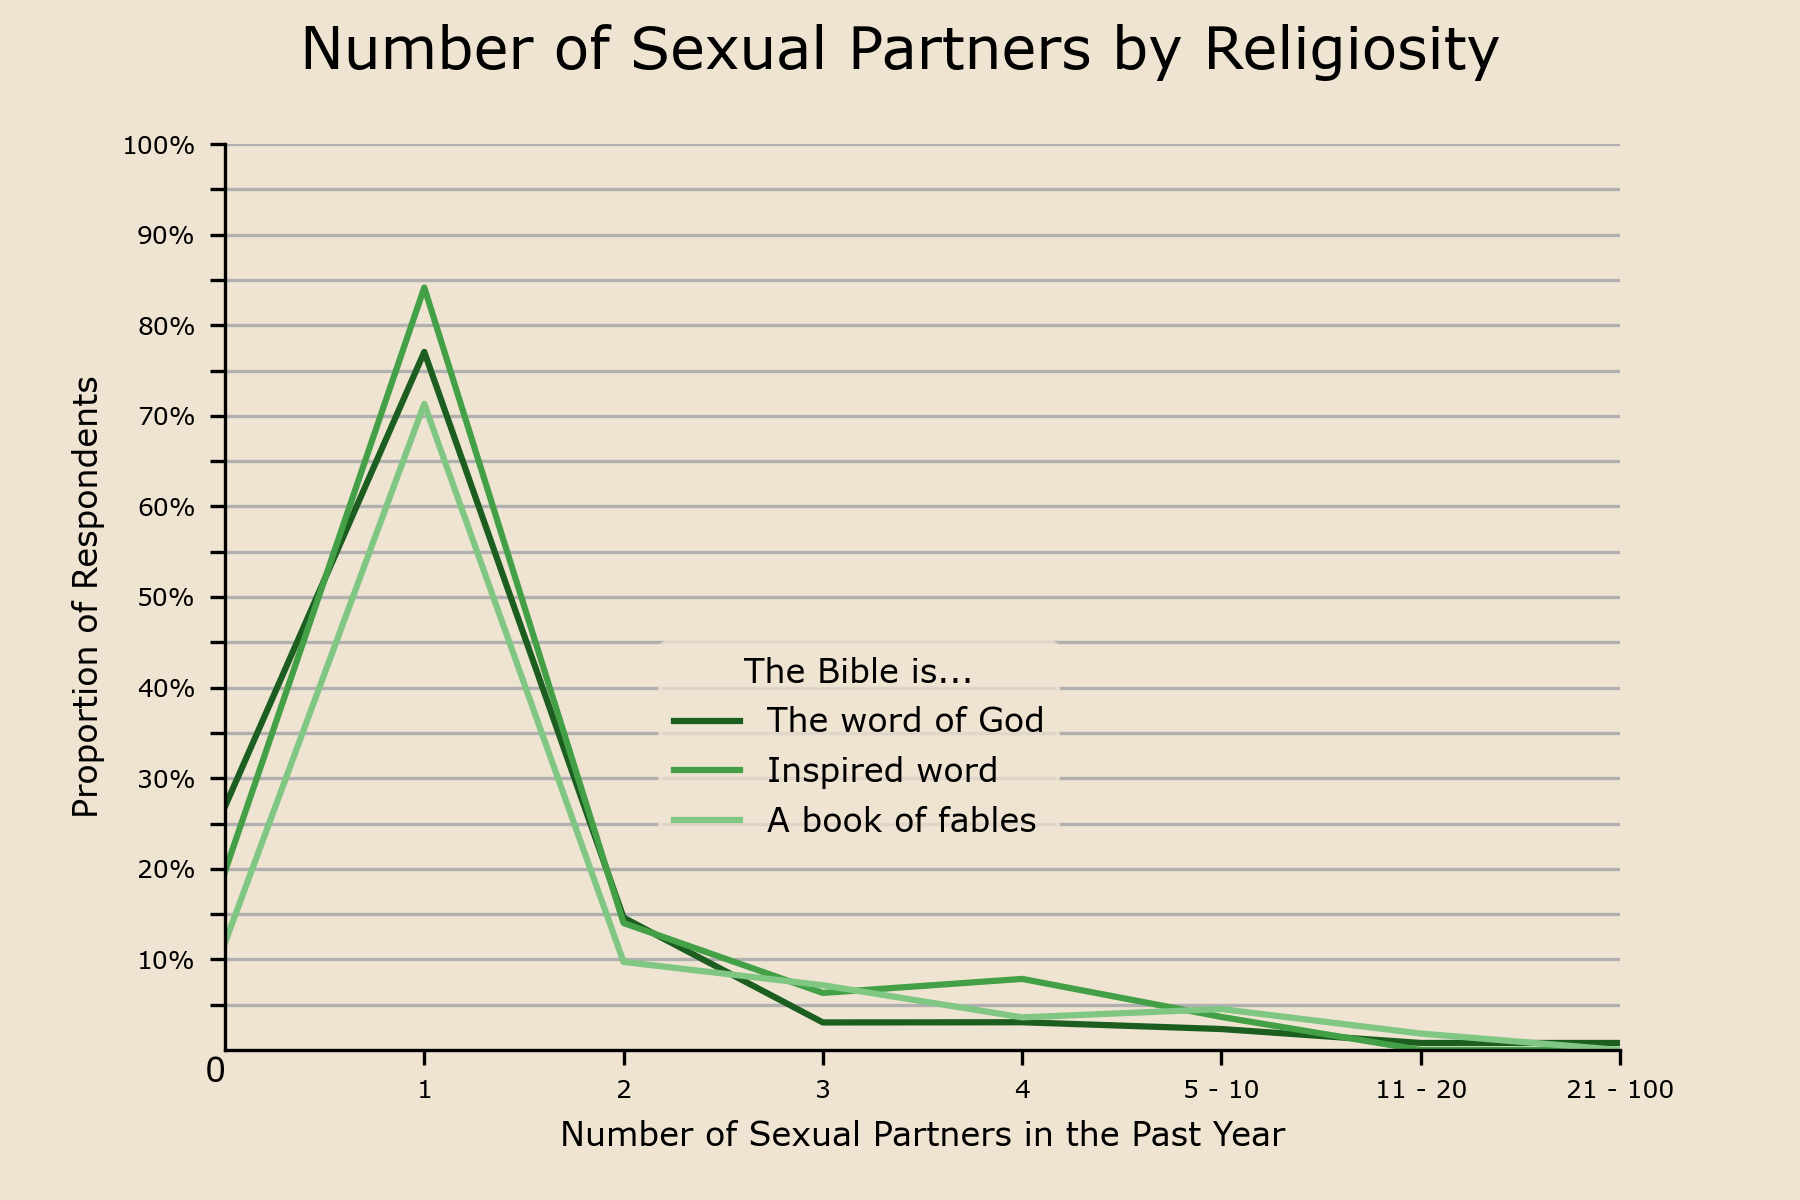

Source code (Python):
import os
import pandas as pd
import matplotlib as mpl
import matplotlib.pyplot as plt
import numpy as np

os.chdir("D:\\School\\Spring 2023\\Data Vis\\Redesign Wilkinson")

bibledtype = pd.api.types.CategoricalDtype(categories=[
    '(1) WORD OF GOD',
    '(2) INSPIRED WORD',
    '(3) BOOK OF FABLES',
    '(4) OTHER'], ordered=True)
partnersdtype = pd.api.types.CategoricalDtype(categories=['0', '1', '2', '3', '4', '5-10', '11-20', '21-100'], ordered=True)
data = pd.read_csv("sexbiblecounts.csv")
data["bible"] = data["bible"].astype(bibledtype)
data["partners"] = data["partners"].astype(partnersdtype)

del(bibledtype, partnersdtype)

piv = data.pivot("partners","bible","count")
piv = piv.drop("(4) OTHER",
               axis=1)

for j in range(len(piv.columns)):
    for i in (range(len(piv))):
        piv.iloc[i,j] = 100 * piv.iloc[i,j] / np.nansum(piv.iloc[:,j])

piv = piv.fillna(0)
piv.index = [0,1,2,3,4,5,6,7]
piv["partners"] = ["0","1","2","3","4","5-10","11-20","21-100"]
#%%
font = {'family': 'Verdana',
        'weight': 'normal',
        'size': 8}
mpl.rc('font', **font)

plt.figure(facecolor="#EFE4D2")
plt.axes().set_facecolor("#EFE4D2")
plt.plot(piv["partners"],
         piv["(1) WORD OF GOD"],
         color="#1B5E20")
plt.plot(piv["partners"],
         piv["(2) INSPIRED WORD"],
         color="#43A047")
plt.plot(piv["partners"],
         piv["(3) BOOK OF FABLES"],
         color="#81C784")
plt.legend(piv,
           title="The Bible is...",
           labels=("The word of God", "Inspired word", "A book of fables"),
           bbox_to_anchor=(0.3, 0.2,0.0,0.0),
           framealpha=0.75,
           facecolor="#EFE4D2",
           edgecolor="#EFE4D2")
plt.yticks([10,20,30,40,50,60,70,80,90])
plt.margins(x=0)
plt.ylim(0,100)
plt.yticks([5,10,15,20,25,30,35,40,45,50,55,60,65,70,75,80,85,90,95,100],
           ["","10%","","20%","","30%","","40%","","50%","","60%","","70%","","80%","","90%","","100%"],
           fontsize=6)
plt.xticks(["1","2","3","4","5-10","11-20","21-100"],
           ["1","2","3","4","5 - 10","11 - 20","21 - 100"],
           fontsize=6)
plt.text(-0.1,-3.5,"0")
plt.xlabel("Number of Sexual Partners in the Past Year")
plt.ylabel("Proportion of Respondents")
plt.grid(axis="y")

plt.suptitle("Number of Sexual Partners by Religiosity",
             fontsize=14)

ax = plt.subplot(111)
ax.spines[['right', 'top']].set_visible(False)


plt.savefig("Wilkinson Redesign.png",
            dpi=300)
plt.show()


